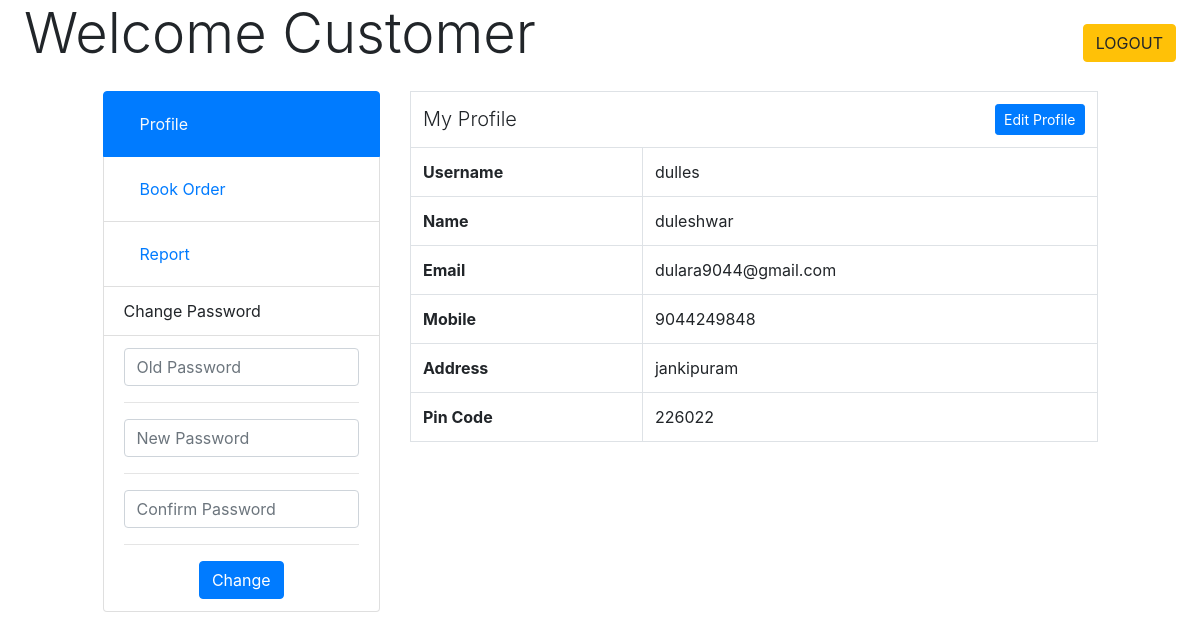
The page /Lucknow_dabbawala/customer.php (signed in) on the database its author committed.
### tables this page shows
CREATE TABLE IF NOT EXISTS `registration` (
  `name` varchar(40) NOT NULL,
  `username` varchar(40) NOT NULL,
  `password` varchar(20) NOT NULL,
  `contact` varchar(10) NOT NULL,
  `email` varchar(50) NOT NULL,
  `address` varchar(200) NOT NULL,
  `pin` varchar(10) NOT NULL,
  PRIMARY KEY (`email`)
);

### Lucknow_dabbawala/customer.php (the view, shortened to what this page needs)
<!DOCTYPE html>
<?php 	session_start();
	$uname=$_SESSION['uname']; ?>
<html>
<head>
	<?php include("bootstrap.php"); ?>
</head>
<body>
<div class='conainer-fluid'>
<div class='row'>
	<div class='col-md-12'>
		<span class='display-4 ml-4 mt-4'>Welcome Customer</span>
		<a href="logout.php"><button class='btn btn-warning float-right mt-4 mr-4'>LOGOUT</button></a>
	</div>
</div>
<div class='row mt-4'>
	<div class='col-md-1'></div>
	<div class='col-md-3'>
		<ul class="list-group">
  <li class="list-group-item active"><a href="customer.php" class='nav-link text-light'>Profile</a></li>
  <li class="list-group-item"><a href="order_form.php" class='nav-link'>Book Order</a></li>
  <li class="list-group-item"><a href="cusreport.php" class='nav-link'>Report</a></li>
<li class="list-group-item">Change Password</li>
  <li class="list-group-item text-center">
  	<form method='post'><input type="text" name="op" class='form-control' placeholder="Old Password"><hr>
  	<input type="text" name="np" class='form-control' placeholder="New Password"><hr>
  	<input type="text" name="cp" class='form-control' placeholder="Confirm Password">
  	<hr>
  	<button class='btn btn-primary' name='submit' type='submit' value='<?php echo $uname ?>'>Change</button></form>
  </li>
</ul>
	</div>
	<div class='col-md-7'>
		<table class='table table-bordered'>
	<?php
	include ("conne.php");
	$sql="select * from registration where username='$uname'";
	$x=mysqli_query($conn,$sql);
if($r=mysqli_fetch_assoc($x)){
	?>
	<tr><td colspan="2"><span class='lead'>My Profile</span><a href="edit.php?uname=<?php echo $uname ?>">
		<button class='btn btn-sm btn-primary float-right'>Edit Profile</button></a></td></tr>
	<tr><th>Username</th>
	<td><?php echo $r['username']?></td></tr>
	<tr><th>Name</th>
	<td><?php echo $r['name']?></td></tr>
	<tr><th>Email</th>
	<td><?php echo $r['email']?></td></tr>
	<tr><th>Mobile</th>
	<td><?php echo $r['contact']?></td></tr>
	<tr><th>Address</th>
	<td><?php echo $r['address']?></td></tr>
	<tr><th>Pin Code</th>
		<td><?php echo $r['pin']?></td></tr>
<?php
}
?>
</table>
	</div>
	<div class='col-md-1'></div>
</div>
</div>
</body>
</html>

### rows shown on the page
registration: username "dulles", name "duleshwar", email "dulara9044@gmail.com", contact "9044249848", address "jankipuram", pin "226022"
